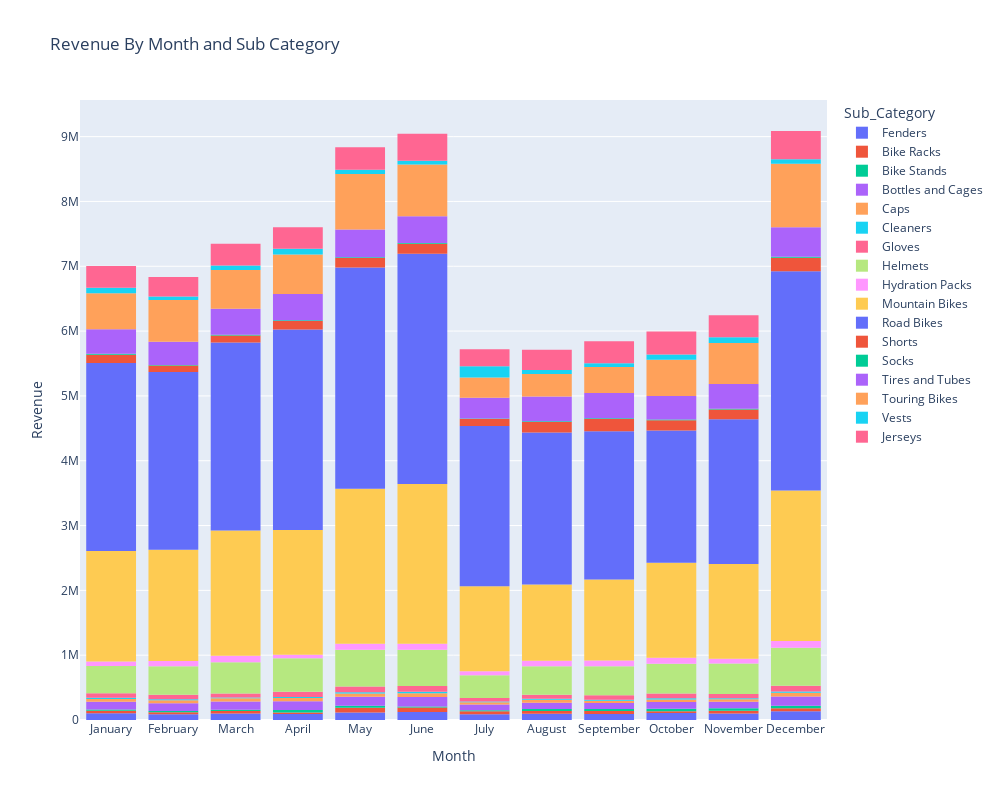

Write notebook code for a chart like this one.
### Code cell
fig = px.histogram(mn_sorted, x= 'Month', y = 'Revenue' ,color = 'Sub_Category',width = 1000, height = 800,title = 'Revenue By Month and Sub Category')
fig.update_layout(
    xaxis_title_text='Month',
    yaxis_title_text='Revenue')
fig.show()

### Figure 1 — Plotly figure (JSON) as saved in the notebook; plotly's stock layout.template omitted (floating-point values rounded to 4 significant figures)
{"data": [{"alignmentgroup": "True", "bingroup": "x", "histfunc": "sum", "hovertemplate": "Sub_Category=Fenders<br>Month=%{x}<br>sum of Revenue=%{y}<extra></extra>", "legendgroup": "Fenders", "marker": {"color": "#636efa", "pattern": {"shape": ""}}, "name": "Fenders", "offsetgroup": "Fenders", "orientation": "v", "showlegend": true, "type": "histogram", "x": ["January", "February", "March", "April", "May", "June", "July", "August", "September", "October", "November", "December"], "xaxis": "x", "y": [105713, 89522, 100480, 93532, 115916, 122336, 87010, 97631, 90864, 106153, 100259, 136317], "yaxis": "y"}, {"alignmentgroup": "True", "bingroup": "x", "histfunc": "sum", "hovertemplate": "Sub_Category=Bike Racks<br>Month=%{x}<br>sum of Revenue=%{y}<extra></extra>", "legendgroup": "Bike Racks", "marker": {"color": "#EF553B", "pattern": {"shape": ""}}, "name": "Bike Racks", "offsetgroup": "Bike Racks", "orientation": "v", "showlegend": true, "type": "histogram", "x": ["January", "February", "March", "April", "May", "June", "July", "August", "September", "October", "November", "December"], "xaxis": "x", "y": [36100, 29859, 36670, 23936, 72894, 68659, 47627, 39523, 49086, 27980, 41792, 43674], "yaxis": "y"}, {"alignmentgroup": "True", "bingroup": "x", "histfunc": "sum", "hovertemplate": "Sub_Category=Bike Stands<br>Month=%{x}<br>sum of Revenue=%{y}<extra></extra>", "legendgroup": "Bike Stands", "marker": {"color": "#00cc96", "pattern": {"shape": ""}}, "name": "Bike Stands", "offsetgroup": "Bike Stands", "orientation": "v", "showlegend": true, "type": "histogram", "x": ["January", "February", "March", "April", "May", "June", "July", "August", "September", "October", "November", "December"], "xaxis": "x", "y": [20085, 19714, 19059, 38631, 31949, 18979, 16058, 32558, 28367, 39671, 38899, 40105], "yaxis": "y"}, {"alignmentgroup": "True", "bingroup": "x", "histfunc": "sum", "hovertemplate": "Sub_Category=Bottles and Cages<br>Month=%{x}<br>sum of Revenue=%{y}<extra></extra>", "legendgroup": "Bottles and Cages", "marker": {"color": "#ab63fa", "pattern": {"shape": ""}}, "name": "Bottles and Cages", "offsetgroup": "Bottles and Cages", "orientation": "v", "showlegend": true, "type": "histogram", "x": ["January", "February", "March", "April", "May", "June", "July", "August", "September", "October", "November", "December"], "xaxis": "x", "y": [118669, 119777, 130433, 133866, 137275, 144207, 88515, 97692, 92607, 102734, 99761, 143638], "yaxis": "y"}, {"alignmentgroup": "True", "bingroup": "x", "histfunc": "sum", "hovertemplate": "Sub_Category=Caps<br>Month=%{x}<br>sum of Revenue=%{y}<extra></extra>", "legendgroup": "Caps", "marker": {"color": "#FFA15A", "pattern": {"shape": ""}}, "name": "Caps", "offsetgroup": "Caps", "orientation": "v", "showlegend": true, "type": "histogram", "x": ["January", "February", "March", "April", "May", "June", "July", "August", "September", "October", "November", "December"], "xaxis": "x", "y": [44556, 44411, 47157, 48281, 51063, 59854, 34563, 44559, 37650, 41400, 40118, 55165], "yaxis": "y"}, {"alignmentgroup": "True", "bingroup": "x", "histfunc": "sum", "hovertemplate": "Sub_Category=Cleaners<br>Month=%{x}<br>sum of Revenue=%{y}<extra></extra>", "legendgroup": "Cleaners", "marker": {"color": "#19d3f3", "pattern": {"shape": ""}}, "name": "Cleaners", "offsetgroup": "Cleaners", "orientation": "v", "showlegend": true, "type": "histogram", "x": ["January", "February", "March", "April", "May", "June", "July", "August", "September", "October", "November", "December"], "xaxis": "x", "y": [17010, 17291, 13081, 15860, 19901, 22372, 13532, 14512, 13652, 17449, 14893, 19268], "yaxis": "y"}, {"alignmentgroup": "True", "bingroup": "x", "histfunc": "sum", "hovertemplate": "Sub_Category=Gloves<br>Month=%{x}<br>sum of Revenue=%{y}<extra></extra>", "legendgroup": "Gloves", "marker": {"color": "#FF6692", "pattern": {"shape": ""}}, "name": "Gloves", "offsetgroup": "Gloves", "orientation": "v", "showlegend": true, "type": "histogram", "x": ["January", "February", "March", "April", "May", "June", "July", "August", "September", "October", "November", "December"], "xaxis": "x", "y": [69645, 67645, 62494, 81265, 88328, 87574, 53781, 62236, 68462, 72910, 66468, 90611], "yaxis": "y"}, {"alignmentgroup": "True", "bingroup": "x", "histfunc": "sum", "hovertemplate": "Sub_Category=Helmets<br>Month=%{x}<br>sum of Revenue=%{y}<extra></extra>", "legendgroup": "Helmets", "marker": {"color": "#B6E880", "pattern": {"shape": ""}}, "name": "Helmets", "offsetgroup": "Helmets", "orientation": "v", "showlegend": true, "type": "histogram", "x": ["January", "February", "March", "April", "May", "June", "July", "August", "September", "October", "November", "December"], "xaxis": "x", "y": [422408, 442664, 480463, 516718, 566419, 559699, 350813, 440283, 449435, 457731, 469534, 584914], "yaxis": "y"}, {"alignmentgroup": "True", "bingroup": "x", "histfunc": "sum", "hovertemplate": "Sub_Category=Hydration Packs<br>Month=%{x}<br>sum of Revenue=%{y}<extra></extra>", "legendgroup": "Hydration Packs", "marker": {"color": "#FF97FF", "pattern": {"shape": ""}}, "name": "Hydration Packs", "offsetgroup": "Hydration Packs", "orientation": "v", "showlegend": true, "type": "histogram", "x": ["January", "February", "March", "April", "May", "June", "July", "August", "September", "October", "November", "December"], "xaxis": "x", "y": [69182, 80308, 99869, 54271, 93313, 91855, 59013, 83198, 88017, 93853, 72914, 104613], "yaxis": "y"}, {"alignmentgroup": "True", "bingroup": "x", "histfunc": "sum", "hovertemplate": "Sub_Category=Mountain Bikes<br>Month=%{x}<br>sum of Revenue=%{y}<extra></extra>", "legendgroup": "Mountain Bikes", "marker": {"color": "#FECB52", "pattern": {"shape": ""}}, "name": "Mountain Bikes", "offsetgroup": "Mountain Bikes", "orientation": "v", "showlegend": true, "type": "histogram", "x": ["January", "February", "March", "April", "May", "June", "July", "August", "September", "October", "November", "December"], "xaxis": "x", "y": [1702699, 1715866, 1932021, 1925604, 2391640, 2466983, 1310953, 1179106, 1250998, 1466090, 1460278, 2321288], "yaxis": "y"}, {"alignmentgroup": "True", "bingroup": "x", "histfunc": "sum", "hovertemplate": "Sub_Category=Road Bikes<br>Month=%{x}<br>sum of Revenue=%{y}<extra></extra>", "legendgroup": "Road Bikes", "marker": {"color": "#636efa", "pattern": {"shape": ""}}, "name": "Road Bikes", "offsetgroup": "Road Bikes", "orientation": "v", "showlegend": true, "type": "histogram", "x": ["January", "February", "March", "April", "May", "June", "July", "August", "September", "October", "November", "December"], "xaxis": "x", "y": [2901754, 2742228, 2901918, 3093364, 3412014, 3549987, 2473816, 2343459, 2285158, 2040658, 2234041, 3384664], "yaxis": "y"}, {"alignmentgroup": "True", "bingroup": "x", "histfunc": "sum", "hovertemplate": "Sub_Category=Shorts<br>Month=%{x}<br>sum of Revenue=%{y}<extra></extra>", "legendgroup": "Shorts", "marker": {"color": "#EF553B", "pattern": {"shape": ""}}, "name": "Shorts", "offsetgroup": "Shorts", "orientation": "v", "showlegend": true, "type": "histogram", "x": ["January", "February", "March", "April", "May", "June", "July", "August", "September", "October", "November", "December"], "xaxis": "x", "y": [126654, 99116, 109116, 130173, 145116, 155099, 106976, 163059, 188359, 156726, 151988, 208328], "yaxis": "y"}, {"alignmentgroup": "True", "bingroup": "x", "histfunc": "sum", "hovertemplate": "Sub_Category=Socks<br>Month=%{x}<br>sum of Revenue=%{y}<extra></extra>", "legendgroup": "Socks", "marker": {"color": "#00cc96", "pattern": {"shape": ""}}, "name": "Socks", "offsetgroup": "Socks", "orientation": "v", "showlegend": true, "type": "histogram", "x": ["January", "February", "March", "April", "May", "June", "July", "August", "September", "October", "November", "December"], "xaxis": "x", "y": [14983, 9921, 11081, 12639, 14343, 12343, 8897, 12043, 13981, 12790, 10356, 13794], "yaxis": "y"}, {"alignmentgroup": "True", "bingroup": "x", "histfunc": "sum", "hovertemplate": "Sub_Category=Tires and Tubes<br>Month=%{x}<br>sum of Revenue=%{y}<extra></extra>", "legendgroup": "Tires and Tubes", "marker": {"color": "#ab63fa", "pattern": {"shape": ""}}, "name": "Tires and Tubes", "offsetgroup": "Tires and Tubes", "orientation": "v", "showlegend": true, "type": "histogram", "x": ["January", "February", "March", "April", "May", "June", "July", "August", "September", "October", "November", "December"], "xaxis": "x", "y": [379276, 357277, 400280, 405318, 426228, 410190, 319167, 381810, 390029, 363211, 383901, 454215], "yaxis": "y"}, {"alignmentgroup": "True", "bingroup": "x", "histfunc": "sum", "hovertemplate": "Sub_Category=Touring Bikes<br>Month=%{x}<br>sum of Revenue=%{y}<extra></extra>", "legendgroup": "Touring Bikes", "marker": {"color": "#FFA15A", "pattern": {"shape": ""}}, "name": "Touring Bikes", "offsetgroup": "Touring Bikes", "orientation": "v", "showlegend": true, "type": "histogram", "x": ["January", "February", "March", "April", "May", "June", "July", "August", "September", "October", "November", "December"], "xaxis": "x", "y": [555334, 644776, 600128, 608355, 858900, 800723, 312585, 344824, 400691, 559520, 630319, 979392], "yaxis": "y"}, {"alignmentgroup": "True", "bingroup": "x", "histfunc": "sum", "hovertemplate": "Sub_Category=Vests<br>Month=%{x}<br>sum of Revenue=%{y}<extra></extra>", "legendgroup": "Vests", "marker": {"color": "#19d3f3", "pattern": {"shape": ""}}, "name": "Vests", "offsetgroup": "Vests", "orientation": "v", "showlegend": true, "type": "histogram", "x": ["January", "February", "March", "April", "May", "June", "July", "August", "September", "October", "November", "December"], "xaxis": "x", "y": [83321, 53841, 67409, 86678, 62810, 58030, 176042, 63324, 55864, 81541, 87693, 72510], "yaxis": "y"}, {"alignmentgroup": "True", "bingroup": "x", "histfunc": "sum", "hovertemplate": "Sub_Category=Jerseys<br>Month=%{x}<br>sum of Revenue=%{y}<extra></extra>", "legendgroup": "Jerseys", "marker": {"color": "#FF6692", "pattern": {"shape": ""}}, "name": "Jerseys", "offsetgroup": "Jerseys", "orientation": "v", "showlegend": true, "type": "histogram", "x": ["January", "February", "March", "April", "May", "June", "July", "August", "September", "October", "November", "December"], "xaxis": "x", "y": [338506, 300367, 335505, 334259, 348654, 414118, 262111, 311376, 338665, 354662, 341084, 434435], "yaxis": "y"}], "layout": {"barmode": "relative", "height": 800, "legend": {"title": {"text": "Sub_Category"}, "tracegroupgap": 0}, "title": {"text": "Revenue By Month and Sub Category"}, "width": 1000, "xaxis": {"anchor": "y", "domain": [0.0, 1.0], "title": {"text": "Month"}}, "yaxis": {"anchor": "x", "domain": [0.0, 1.0], "title": {"text": "Revenue"}}}}
